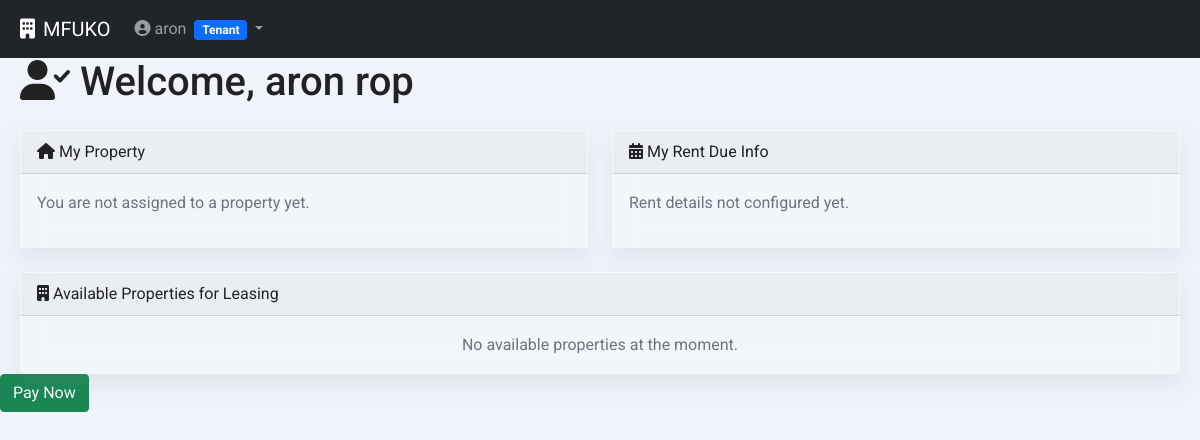
The app's page /tenant/dashboard (signed in) with its own data.
### app/models.py (models this page shows, shortened)
class User(db.Model, UserMixin):
    __tablename__ = 'user'
    id = db.Column(db.Integer, primary_key=True)
    username = db.Column(db.String(255), unique=True, nullable=True)
    email = db.Column(db.String(120), unique=True, nullable=False)
    password = db.Column(db.String(255), nullable=False)
    active = db.Column(db.Boolean(), default=True)
    fs_uniquifier = db.Column(db.String(64), unique=True, nullable=False)
    confirmed_at = db.Column(db.DateTime)
    last_login_at = db.Column(db.DateTime)
    current_login_at = db.Column(db.DateTime)
    last_login_ip = db.Column(db.String(100))
    current_login_ip = db.Column(db.String(100))
    login_count = db.Column(db.Integer)
    first_name = db.Column(db.String(100))
    last_name = db.Column(db.String(100))
    us_phone_number = db.Column(db.String(20))
    county_id = db.Column(db.Integer, db.ForeignKey('county.id', ondelete='SET NULL'), nullable=True)
    county = db.relationship('County', backref='users')
    language = db.Column(db.String(10), default='en')
    notification_preferences = db.Column(db.Text, default='{}')
    roles = db.relationship('Role', secondary='roles_users', backref=db.backref('users', lazy='dynamic'))
    properties = db.relationship('Property', backref='landlord', lazy=True)
    tenant_profile = db.relationship('Tenant', uselist=False, backref='user', cascade="all, delete-orphan")
    payments_made = db.relationship('Payment', backref='payer', lazy=True)
    audit_logs = db.relationship('AuditLog', backref='user', lazy=True)
    @property
    def prefs(self):
        try:
            return json.loads(self.notification_preferences) if self.notification_preferences else {}
        except json.JSONDecodeError:
            return {}

class Role(db.Model):
    __tablename__ = 'role'
    id = db.Column(db.Integer, primary_key=True)
    name = db.Column(db.String(50), unique=True, nullable=False)
    description = db.Column(db.String(255))

### app/routes.py (the view, shortened to what this page needs)
@main.route('/tenant/dashboard')
@login_required
@roles_required('tenant')
def tenant_dashboard():
    try:
        tenant = Tenant.query.filter_by(user_id=current_user.id).first()
        if not tenant:
            flash(_l('No tenant profile found. Contact your landlord.'), 'warning')
            return redirect(url_for('main.index'))
        today = datetime.utcnow().date()
        current_month_start = today.replace(day=1)
        due_day = tenant.due_day_of_month or 1
        try:
            due_date = current_month_start.replace(day=due_day)
        except ValueError:
            due_date = (current_month_start.replace(day=1) + timedelta(days=31)).replace(day=1) - timedelta(days=1)
        units = Unit.query.filter(Unit.status == 'vacant').all()
        available_properties = {}
        available_properties = list(available_properties.values())
        return render_template('tenant_dashboard.html', tenant=tenant, due_date=due_date, available_properties=available_properties)
    except Exception as e:
        logging.error(f"Dashboard error: {str(e)}")
        flash(_l('An error occurred while loading the dashboard. Please try again.'), 'danger')
        return redirect(url_for('main.index'))

### app/routes.py (called while the page is built)
def roles_required(*required_roles):
    def decorator(f):
        @wraps(f)
        def decorated_function(*args, **kwargs):
            if not current_user.is_authenticated:
                return redirect(url_for('main.login'))
            user_roles = {role.name for role in current_user.roles}
            if not set(required_roles).issubset(user_roles):
                flash(_l('You do not have the required permissions to access this page.'), 'danger')
                return redirect(url_for('main.index'))
            return f(*args, **kwargs)
        return decorated_function
    return decorator

### app/templates/tenant_dashboard.html (shortened to what this page needs)
{% extends 'base.html' %}
{% block content %}
<div class="dashboard-container jarallax" data-jarallax data-speed="0.8">
    <div class="container">
        <h1 class="mb-4" data-aos="fade-down"><i class="fas fa-user-check"></i> {{ _('Welcome,') }} {{ current_user.first_name }} {{ current_user.last_name }}</h1>
        <div class="row g-4 mb-4">
            <div class="col-md-6" data-aos="fade-up">
                <div class="card bg-glass">
                    <div class="card-header">
                        <i class="fas fa-home"></i> {{ _('My Property') }}
                    </div>
                    <div class="card-body">
                        {% if tenant.unit and tenant.property %}
                            <p><strong>{{ _('Property Name:') }}</strong> {{ tenant.property.name }}</p>
                            <p><strong>{{ _('Address:') }}</strong> {{ tenant.property.address }}</p>
                            <p><strong>{{ _('Type:') }}</strong> {{ tenant.property.property_type }}</p>
                            <p><strong>{{ _('Unit:') }}</strong> {{ tenant.unit.unit_number }}</p>
                        {% else %}
                            <p class="text-muted">{{ _('You are not assigned to a property yet.') }}</p>
                        {% endif %}
                    </div>
                </div>
            </div>
            <div class="col-md-6" data-aos="fade-up" data-aos-delay="200">
                <div class="card bg-glass">
                    <div class="card-header">
                        <i class="fas fa-calendar-alt"></i> {{ _('My Rent Due Info') }}
                    </div>
                    <div class="card-body">
                        {% if tenant.due_day_of_month %}
                            <p><strong>{{ _('Rent Amount:') }}</strong> KSh {{ tenant.rent_amount|floatformat(2) }}</p>
                            <p><strong>{{ _('Due Every Month On:') }}</strong> {{ tenant.due_day_of_month }}</p>
                            <p><strong>{{ _('Grace Period:') }}</strong> {{ tenant.grace_period_days or 0 }} {{ _('days') }}</p>
                        {% else %}
                            <p class="text-muted">{{ _('Rent details not configured yet.') }}</p>
                        {% endif %}
                    </div>
                </div>
            </div>
        </div>
        <div class="row" data-aos="fade-up" data-aos-delay="400">
            <div class="col-12">
                <div class="card bg-glass">
                    <div class="card-header">
                        <i class="fas fa-building"></i> {{ _('Available Properties for Leasing') }}
                    </div>
                    <div class="card-body p-0">
                        {% if available_properties %}
                        <div class="table-responsive">
                            <table class="table table-hover mb-0">
                                <thead>
                                    <tr>
                                        <th>{{ _('Name') }}</th>
                                        <th>{{ _('Address') }}</th>
                                        <th>{{ _('Type') }}</th>
                                        <th>{{ _('Units Available') }}</th>
                                    </tr>
                                </thead>
                                <tbody>
                                    {% for prop in available_properties %}
                                    <tr>
                                        <td data-label="Name">{{ prop.name }}</td>
                                        <td data-label="Address">{{ prop.address }}</td>
                                        <td data-label="Type">{{ prop.property_type }}</td>
                                        <td data-label="Units Available">{{ prop.units_available }}</td>
                                    </tr>
                                    {% endfor %}
                                </tbody>
                            </table>
                        </div>
                        {% else %}
                        <div class="p-3 text-muted text-center">{{ _('No available properties at the moment.') }}</div>
                        {% endif %}
                    </div>
                </div>
            </div>
        </div>
    </div>
</div>
<div><a href="{{ url_for('main.tenant_make_payment') }}" class="btn btn-success">Pay Now</a>
</div>
{% endblock %}

### app/templates/base.html (shortened to what this page needs)
<!DOCTYPE html>
<html lang="en">
<head>
    <link href="https://cdn.jsdelivr.net/npm/bootstrap@5.1.3/dist/css/bootstrap.min.css" rel="stylesheet">
    <link rel="stylesheet" href="https://cdnjs.cloudflare.com/ajax/libs/font-awesome/6.0.0-beta3/css/all.min.css" />
    <link rel="stylesheet" href="https://unpkg.com/aos@2.3.1/dist/aos.css">
    <link rel="stylesheet" href="https://unpkg.com/swiper@8.4.7/swiper-bundle.min.css">
</head>
<body data-aos-easing="ease" data-aos-duration="1200" data-aos-delay="0">
    <nav class="navbar navbar-expand-lg navbar-dark bg-dark">
        <div class="container">
            <a class="navbar-brand" href="{{ url_for('main.index') }}">
                <i class="fas fa-building me-2"></i>MFUKO
            </a>
            {% if current_user.is_authenticated %}
            <div class="collapse navbar-collapse" id="navbarNav">
                <ul class="navbar-nav">
                    <li class="nav-item dropdown">
                        <a class="nav-link dropdown-toggle" href="#" id="userDropdown" role="button" data-bs-toggle="dropdown">
                            <i class="fas fa-user-circle me-1"></i>{{ current_user.first_name }}
                            {% for role in current_user.roles %}
                            <span class="badge bg-primary role-badge ms-1">{{ role.name.replace('_', ' ').title() }}</span>
                            {% endfor %}
                        </a>
                    </li>
                </ul>
            </div>
            {% else %}
            <div class="d-flex">
                <a href="{{ url_for('main.login') }}" class="btn btn-info me-2">Login</a>
                <a href="{{ url_for('main.register') }}" class="btn btn-primary">Register</a>
            </div>
            {% endif %}
        </div>
    </nav>
    {% block content %}{% endblock %}
</body>
</html>

### app/templates/base.html (style rules this page uses)
:root { --primary-color: #34c759; --secondary-color: #2aa648; --accent-color: #ffd700; --text-color: #222; --light-text-color: #ffffff; --background-color: #f0f4fa; --card-background: rgba(155, 252, 240, 0.774); --shadow-light: rgba(11, 175, 120, 0.986); --shadow-medium: rgba(139, 134, 143, 0.15); --shadow-strong: rgba(139, 119, 119, 0.25); }
body { font-family: 'Roboto', sans-serif; margin: 0; padding: 0; box-sizing: border-box; background-color: var(--background-color); color: var(--text-color); line-height: 1.6; scroll-behavior: smooth; }
.container { max-width: 1200px; margin: 0 auto; padding: 0 20px; }
.bg-glass { background: rgba(255, 255, 255, 0.15); backdrop-filter: blur(12px); -webkit-backdrop-filter: blur(12px); border: 1px solid rgba(255, 255, 255, 0.2); box-shadow: 0 10px 20px var(--shadow-medium); }

### records on screen
User: first_name "aron", last_name "rop"
Role: name.replace "Tenant"
